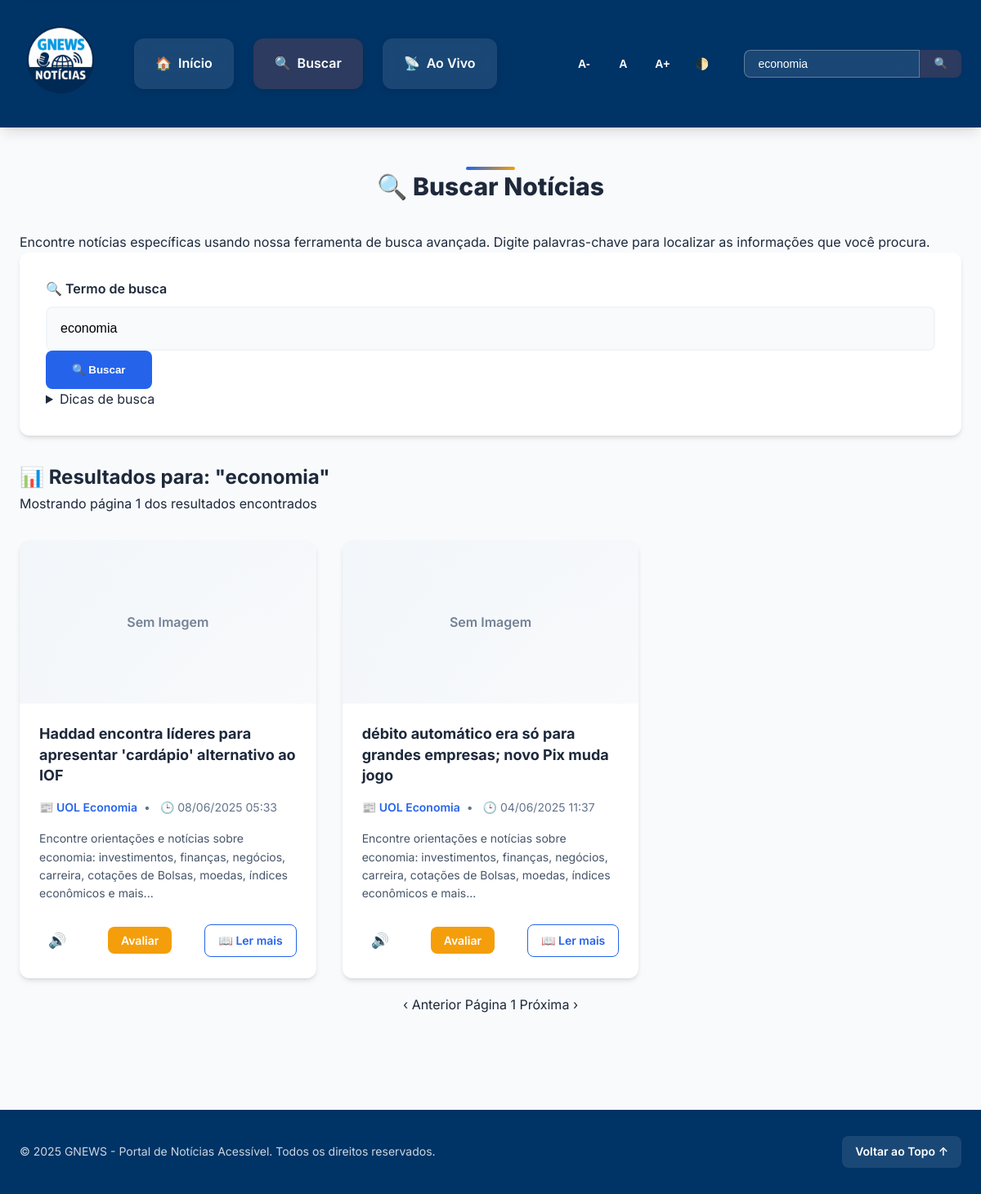
/search.php?q=economia, run on the app's committed database.
### tables this page shows
CREATE TABLE `noticias` (
  `id` int(11) NOT NULL,
  `title` varchar(255) NOT NULL,
  `description` text DEFAULT NULL,
  `content` text DEFAULT NULL,
  `url` varchar(255) DEFAULT NULL,
  `image_url` varchar(255) DEFAULT NULL,
  `published_at` datetime DEFAULT NULL,
  `source_name` varchar(100) DEFAULT NULL,
  `source_url` varchar(255) DEFAULT NULL,
  `fetched_at` timestamp NOT NULL DEFAULT current_timestamp(),
  `lang` varchar(10) DEFAULT 'pt',
  `MEDIA_NOTICIA` decimal(3,1) DEFAULT 0.0
);

### includes/functions.php (called while the page is built, shortened)
<?php
function getNewsFromDB(mysqli $conn, int $limit = 10, int $offset = 0, string $searchTerm = null, string $lang = 'pt') {
    $noticias = [];
    $actual_params = [];
    $types_string = "";
    $sql = "SELECT id, title, description, url, image_url, published_at, source_name FROM noticias WHERE lang = ?";
    $types_string .= "s";
    $actual_params[] = $lang;
    if ($searchTerm !== null && trim($searchTerm) !== '') {
        $searchTermLike = "%" . trim($searchTerm) . "%";
        $sql .= " AND (title LIKE ? OR description LIKE ?)";
        $types_string .= "ss";
        $actual_params[] = $searchTermLike;
        $actual_params[] = $searchTermLike;
    }
    $sql .= " ORDER BY published_at DESC LIMIT ? OFFSET ?";
    $types_string .= "ii";
    $actual_params[] = $limit;
    $actual_params[] = $offset;
    $stmt = $conn->prepare($sql);
    if (!empty($types_string) && count($actual_params) > 0) {
        $stmt->bind_param($types_string, ...$actual_params);
    }
    if(!$stmt->execute()){
        error_log("Erro ao executar select de notícias: " . $stmt->error);
        $stmt->close();
        return $noticias;
    }
    $result = $stmt->get_result();
    if ($result) {
        while ($row = $result->fetch_assoc()) {
            $noticias[] = $row;
        }
    } else {
        error_log("Erro ao obter resultado do select de notícias: " . $stmt->error);
    }
    return $noticias;
}
function formatDate(string $dateString): string {
    try {
        $date = new DateTime($dateString, new DateTimeZone('UTC'));
        $date->setTimezone(new DateTimeZone('America/Sao_Paulo'));
        return $date->format('d/m/Y H:i');
    } catch (Exception $e) {
        error_log("Erro ao formatar data: " . $e->getMessage() . " - Data original: " . $dateString);
        return $dateString;
    }
}

### search.php (the view, shortened to what this page needs)
<?php
require_once __DIR__ . '/includes/header.php';
?>
<div class="container">
    <section class="page-header" aria-labelledby="page-heading">
        <h1 id="page-heading" class="page-title">
            <span class="page-icon" aria-hidden="true">🔍</span>
            Buscar Notícias
        </h1>
        <p class="page-description">
            Encontre notícias específicas usando nossa ferramenta de busca avançada. Digite palavras-chave para localizar as informações que você procura.
        </p>
    </section>
    <section class="search-section" aria-labelledby="search-heading">
        <form action="search.php" method="get" class="search-form" role="search">
            <div class="search-form-container">
                <div class="search-input-group">
                    <label for="search-input" class="search-label">
                        <span class="search-icon" aria-hidden="true">🔍</span>
                        Termo de busca
                    </label>
                    <input
                        type="search"
                        id="search-input"
                        name="q"
                        value="<?php echo isset($_GET['q']) ? htmlspecialchars($_GET['q'], ENT_QUOTES, 'UTF-8') : ''; ?>"
                        placeholder="Ex: tecnologia, saúde, política..."
                        aria-label="Digite o termo para buscar notícias"
                        autocomplete="off"
                        spellcheck="false"
                        maxlength="100"
                        required
                    >
                    <button type="submit" class="search-button" aria-label="Executar busca">
                        <span aria-hidden="true">🔍</span>
                        Buscar
                    </button>
                </div>
                <div class="search-tips">
                    <details class="search-help">
                        <summary>Dicas de busca</summary>
                    </details>
                </div>
            </div>
        </form>
    </section>
    <?php
    $term = isset($_GET['q']) ? trim($_GET['q']) : '';
    $page = isset($_GET['page']) ? max(1, (int)$_GET['page']) : 1;
    $limit = 12;
    $offset = ($page - 1) * $limit;
    if ($term !== ''):
    ?>
        <section class="results-section" aria-labelledby="results-heading">
            <h2 id="results-heading" class="results-title">
                <span class="results-icon" aria-hidden="true">📊</span>
                Resultados para: "<span class="search-term"><?= htmlspecialchars($term, ENT_QUOTES, 'UTF-8') ?></span>"
            </h2>
            <?php
            $results = getNewsFromDB($conn, $limit, $offset, $term, 'pt', 2);
            if (!empty($results)):
            ?>
                <div class="results-meta">
                    <p class="results-count">
                        Mostrando página <?= $page ?> dos resultados encontrados
                    </p>
                </div>
                <div class="news-grid">
                    <?php foreach ($results as $index => $news):
                        $id = $news['id'];
                        $title = htmlspecialchars($news['title'], ENT_QUOTES, 'UTF-8');
                        $url = htmlspecialchars($news['url'], ENT_QUOTES, 'UTF-8');
                        $img = htmlspecialchars($news['image_url'] ?? '', ENT_QUOTES, 'UTF-8');
                        $source = htmlspecialchars($news['source_name'] ?? 'Fonte desconhecida', ENT_QUOTES, 'UTF-8');
                        $pubIso = $news['published_at'];
                        $pub = $pubIso ? formatDate($pubIso) : 'Data indisponível';
                        $desc = htmlspecialchars(strip_tags($news['description']), ENT_QUOTES, 'UTF-8');
                        $readText = addslashes(strip_tags($news['title'] . ' — ' . $news['description']));
                    ?>
                    <article class="news-item" aria-labelledby="search-title-<?= $id ?>" style="animation-delay: <?= $index * 0.1 ?>s;">
                        <div class="news-item-inner">
                            <?php if ($img): ?>
                                <div class="news-image-container">
                                </div>
                            <?php else: ?>
                                <div class="placeholder-image" role="img" aria-label="Imagem não disponível">
                                    <span>Sem Imagem</span>
                                </div>
                            <?php endif; ?>
                            <div class="news-content">
                                <h3 id="search-title-<?= $id ?>" class="news-title">
                                    <a href="<?= $url ?>" target="_blank" rel="noopener noreferrer">
                                        <?= $title ?>
                                    </a>
                                </h3>
                                <div class="news-meta">
                                    <span class="source">
                                        <span class="source-icon" aria-hidden="true">📰</span>
                                        <?= $source ?>
                                    </span>
                                    <time datetime="<?= htmlspecialchars($pubIso, ENT_QUOTES) ?>" class="publish-time">
                                        <span class="time-icon" aria-hidden="true">🕒</span>
                                        <?= $pub ?>
                                    </time>
                                </div>
                                <p class="news-description"><?= $desc ?></p>
                                <div class="card-actions">
                                    <button
                                        class="btn-read"
                                        type="button"
                                        data-text="<?= $readText ?>"
                                        aria-label="Ouvir notícia"
                                        title="Ouvir esta notícia"
                                    >
                                        <span aria-hidden="true">🔊</span>
                                    </button>
                                    <form action="feedback.php" method="post">
                                        <input type="submit" value="Avaliar">
                                    </form>
                                    <a
                                        href="<?= $url ?>"
                                        target="_blank"
                                        rel="noopener noreferrer"
                                        class="btn-link"
                                        aria-label="Ler notícia completa em nova aba"
                                    >
                                        <span aria-hidden="true">📖</span>
                                        Ler mais
                                    </a>
                                </div>
                            </div>
                        </div>
                    </article>
                    <?php endforeach; ?>
                </div>
                <nav class="pagination" aria-label="Navegação de páginas dos resultados" style="margin: 20px; text-align: center;">
                    <?php
                    $prev = $page > 1 ? $page - 1 : null;
                    $next = count($results) === $limit ? $page + 1 : null;
                    ?>
                    <?php if ($prev): ?>
                        <a href="search.php?q=<?= urlencode($term) ?>&page=<?= $prev ?>"
                           class="pagination-btn pagination-prev"
                           aria-label="Ir para a página anterior">
                            <span aria-hidden="true">‹</span>
                            Anterior
                        </a>
                    <?php else: ?>
                        <span class="pagination-btn pagination-prev disabled" aria-disabled="true">
                            <span aria-hidden="true">‹</span>
                            Anterior
                        </span>
                    <?php endif; ?>
                    <span class="pagination-current" aria-current="page">
                        Página <?= $page ?>
                    </span>
                    <?php if ($next): ?>
                        <a href="search.php?q=<?= urlencode($term) ?>&page=<?= $next ?>"
                           class="pagination-btn pagination-next"
                           aria-label="Ir para a próxima página">
                            Próxima
                            <span aria-hidden="true">›</span>
                        </a>
                    <?php else: ?>
                        <span class="pagination-btn pagination-next disabled" aria-disabled="true">
                            Próxima
                            <span aria-hidden="true">›</span>
                        </span>
                    <?php endif; ?>
                </nav>
            <?php endif; ?>
        </section>
    <?php endif; ?>
</div>
<?php require_once __DIR__ . '/includes/footer.php'; ?>

### data on the page
noticias: source_name "UOL Economia", published_at "08/06/2025 05:33", description "Encontre orientações e notícias sobre economia: investimentos, finanças, negócios, carreira, cotações de Bolsas, moedas, índices econômicos e mais..."
noticias: title "débito automático era só para grandes empresas; novo Pix muda jogo", source_name "UOL Economia", published_at "04/06/2025 11:37", description "Encontre orientações e notícias sobre economia: investimentos, finanças, negócios, carreira, cotações de Bolsas, moedas, índices econômicos e mais..."

### other printed values
$term "economia"
$page "1"
